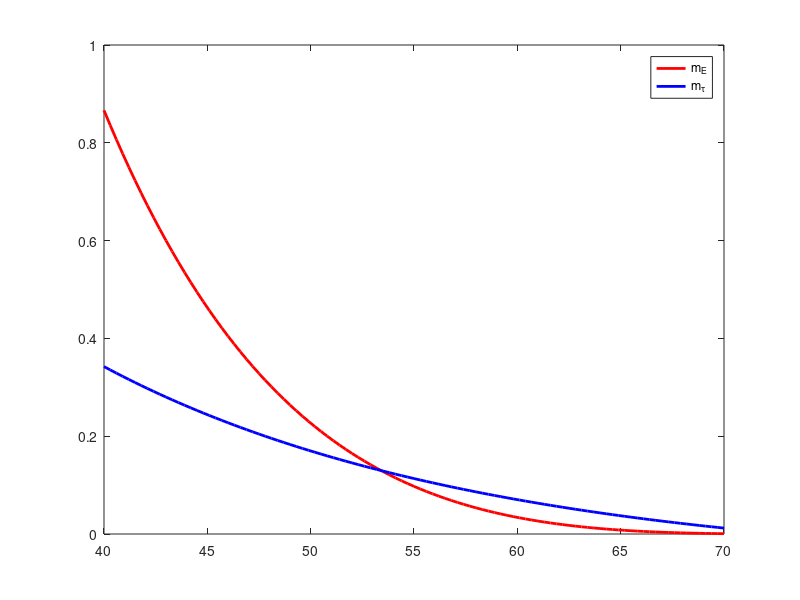

The MATLAB script that drew this image:
%% Please Don't change the following three lines 
clear 
close all 
clc 
%% Parameters 
%%% In the following lines of codes the slopes of the critical pressure
%%% with respect to surface tension (m_tau) and elasticity (m_E) are
%%% studied for differnt values of d (constriction diameter) 

%%%%%%%%%%%%%%%%%% Study Parametrs (You can modify these) %%%%%%%%%%%%%%%%%%
d_min = 40;                     % Min constriction diameter          
d_max = 70;                     % Max constriction diameter 

%%%%%%%%%%%%%% Other Parameters (Based on fitted results) %%%%%%%%%%%%%%%%%%
th = 24.4;              % Effective thickness 
alpha = 9*pi/180;       % Entrance angle   
D0 = 74.4;              % Coell diameter 

E = 1.5;                % Elasticity (not applicable for calculating the slopes) 
gamma = 1;              % Surface Tension (not applicable for calculating the slopes) 

%%%%%%%%%%%%%%%%%%%%%%%%%%%%%%%%%%%%%%%%%%%%%%%%%%%%%%%%%%%%%%%%%%%%%%%%%%%
%% Please Don't change the following Lines 
dvec = [d_min : (d_max-d_min)/100 : d_max]';
m_E = zeros(length(dvec),1);            % Initializing m_E vector 
m_tau = zeros(length(dvec),1);          % Initializing m_tau vector 
P_cr = zeros(length(dvec),1);           % Initializing Pcr vector

for ii = 1:length(dvec)
    d = dvec(ii); 
    DL_cr = cos(alpha)*(sin(alpha)*(4*D0^3 - (2-cot(alpha))*d^3)/(1+sin(alpha))^2)^(1/3);
    A_cr = pi*DL_cr*DL_cr/4*(1 + (1+sin(alpha))^2/cos(alpha)/cos(alpha) + 1/tan(alpha)) + pi*d^2/4*(2 - 1/tan(alpha));
    slope_tau0 = 10*2*(2/d - 2*cos(alpha)/DL_cr); 
    slope_E = slope_tau0*th*(A_cr/(pi*D0^2) - 1); 
    Pcr = E*slope_E + gamma*slope_tau0; 

    %%% Outputs 
    m_E(ii) = slope_E; 
    m_tau0(ii) = slope_tau0; 
    P_cr(ii) = Pcr; 
end

%% Plotting 
plot(dvec,m_E,'r','LineWidth',2)
hold on 
plot(dvec,m_tau0,'b','LineWidth',2)
legend('m_E','m_\tau')
